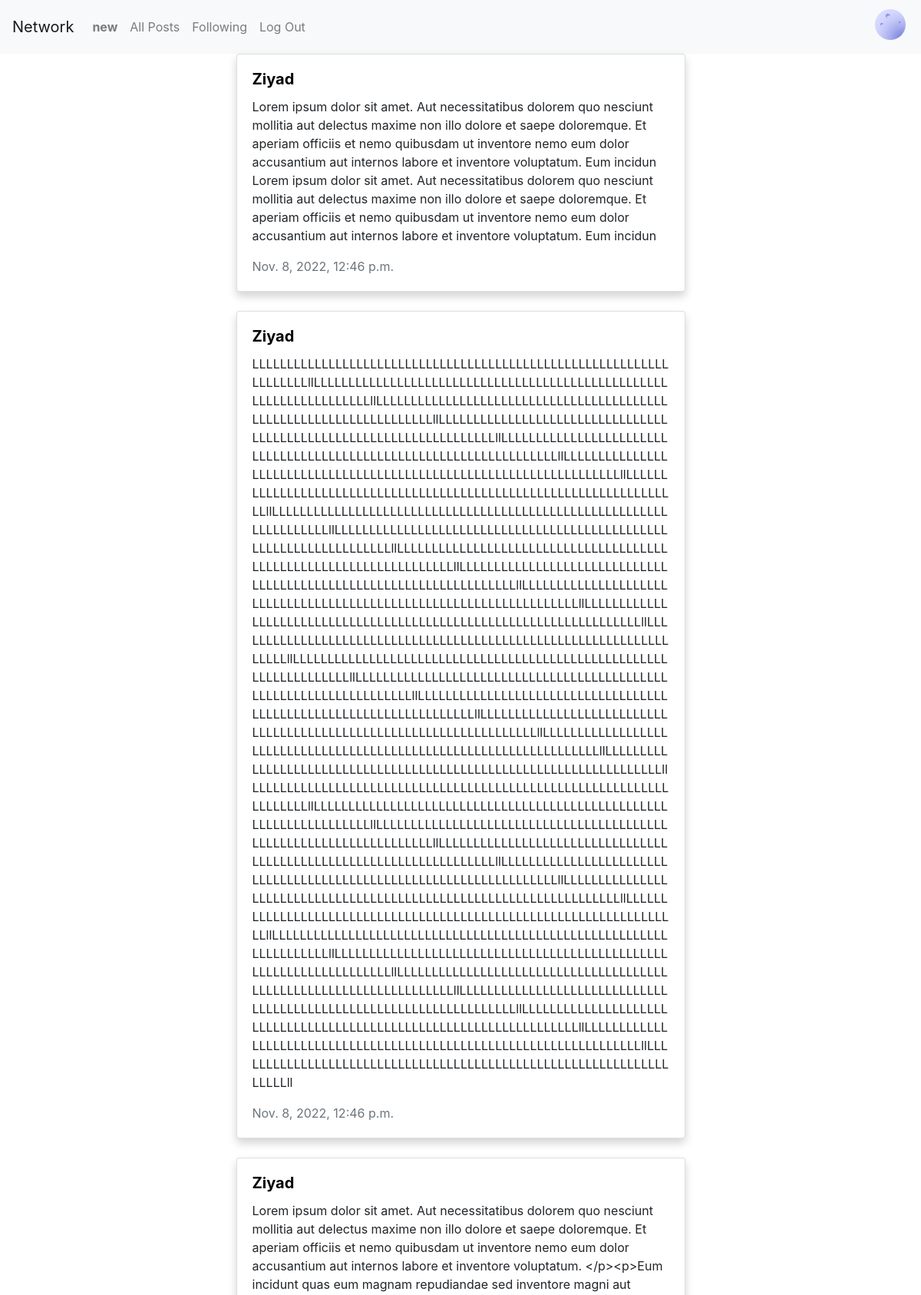
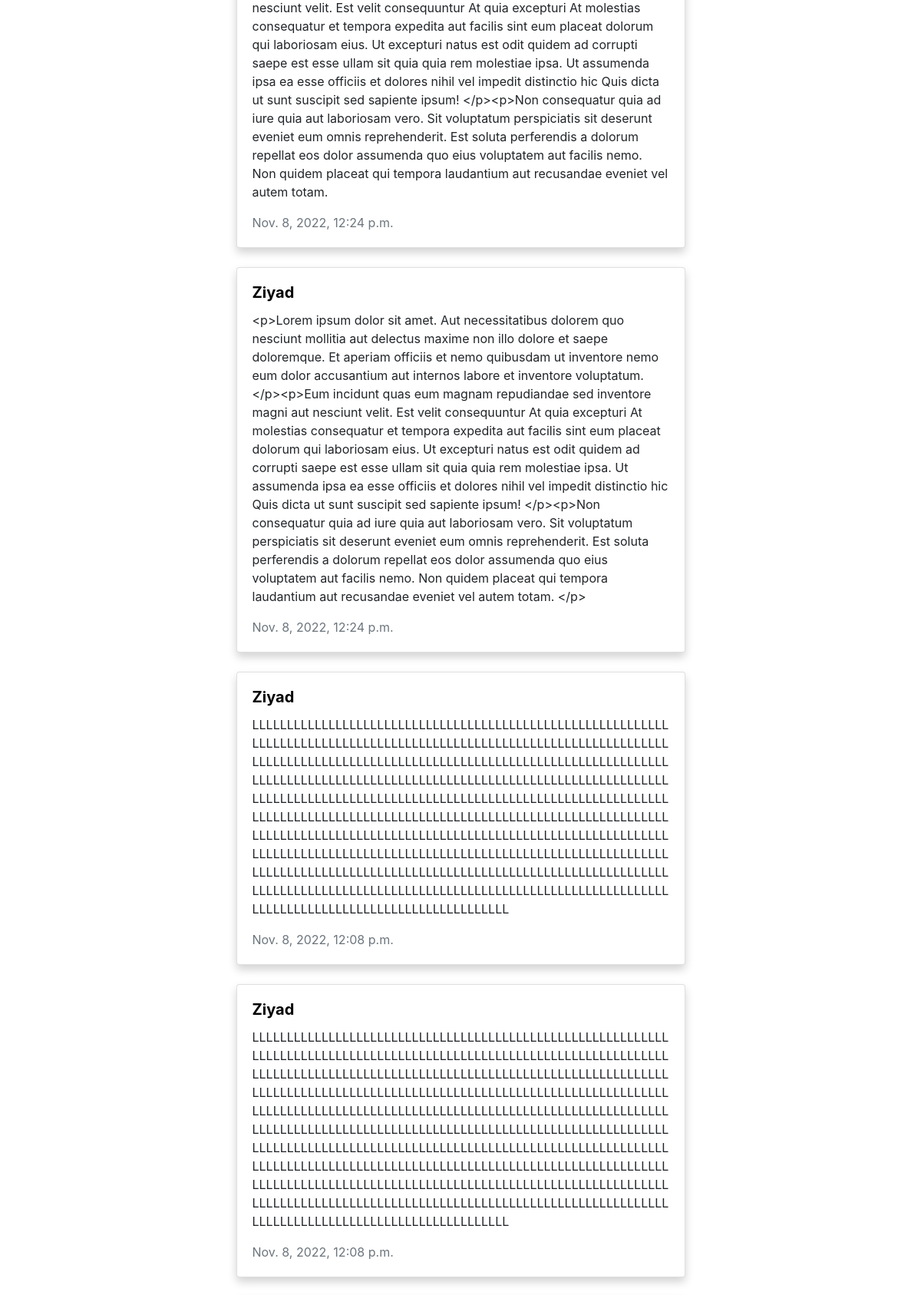
The page /following (signed in, upper part) on the database its author committed (2 pictures, top to bottom).
### network/models.py (models this page shows, shortened)
class User(AbstractUser):
    pass

class Post(models.Model):
    user = models.ForeignKey(User, on_delete=models.CASCADE, related_name="posts")
    content = models.CharField(max_length=120)
    timestamp = models.DateTimeField(auto_now_add=True)
    likes = models.ManyToManyField(User, blank=True, related_name="likes")

### network/views.py (the view)
# urls.py: path("following", views.following, name="following"),
@login_required(login_url='/login')
def following(request):
    user = request.user
    follow_obj = Follow.objects.filter(user=user)
    if follow_obj.exists():
        following = []
        for follow in follow_obj:
            following.append(follow.follower)
        posts = Post.objects.filter(user__in=following).order_by('-timestamp')
        paginator = Paginator(posts, 10)
        page_obj = paginator.get_page(1)
        return render(request, "network/following.html", {
            "page_obj": page_obj
        })
    return render(request, "network/following.html", {
        "page_obj": None
    })

### network/templates/network/following.html (shortened to what this page needs)
{% extends "network/layout.html" %}
{% load static %}
{% block body %}
{% if page_obj is None %}
<div class="card" id="no-follow">
    <h1>Nothing to see here!</h1>
    <p class="text-muted">Follow some users to see their posts here.</p>
</div>
{% else %}
<div id="feed">
    {% for post in page_obj %}
    <div class="col">
      <div class="card" id="card-posts">
        <div class="card-body">
        <h5 class="card-title">
            <a style="color: black;" href="{% url 'profile' post.user %}">
                <strong>{{ post.user }}</strong>
            </a>
            </h5>
          <p class="card-text" id="content{{ post.id }}">{{ post.content }}</p>
          <p class="card-text text-muted">{{ post.timestamp }}</p>
        </div>
      </div>
    </div>
    {% endfor %}
 </div>
 {% endif %}
{% endblock %}

### network/templates/network/layout.html (shortened to what this page needs)
{% load static %}
<!DOCTYPE html>
<html lang="en">
    <head>
        <link rel="stylesheet" href="https://stackpath.bootstrapcdn.com/bootstrap/4.4.1/css/bootstrap.min.css">
        <link href="{% static 'network/styles.css' %}" rel="stylesheet">
    </head>
    <body>
        <nav class="navbar navbar-expand-lg navbar-light bg-light">
            <a class="navbar-brand" href="#">Network</a>
            <div class="navbar-collapse collapse w-100 order-3 dual-collapse2">
              <ul class="navbar-nav mr-auto">
                {% if user.is_authenticated %}
                    <li class="nav-item">
                        <a class="nav-link" href="{% url 'profile' request.user %}"><strong>{{ user.username }}</strong></a>
                    </li>
                {% endif %}
                <li class="nav-item">
                  <a class="nav-link" href="{% url 'index' %}">All Posts</a>
                </li>
                {% if user.is_authenticated %}
                    <li class="nav-item">
                        <a class="nav-link" href="{% url 'following' %}">Following</a>
                    </li>
                    <li class="nav-item">
                        <a class="nav-link" href="{% url 'logout' %}">Log Out</a>
                    </li>
                {% endif %}
                </ul>
            </div>
            <div class="navbar-collapse collapse w-100 order-3 dual-collapse2">
                <ul class="navbar-nav ml-auto">
                    <li class="nav-item">
                        <input id="button-dark" type="image" src="{% static 'network/moon.png' %}" onclick="darkMode()" alt="...">
                    </li>
                </ul>
            </div>
          </nav>
        <div class="body">
            {% block body %}
            {% endblock %}
        </div>
    </body>
</html>

### network/static/network/styles.css (style rules this page uses)
.card { width: 50%; margin: 0 auto; float: none; margin-bottom: 25px; -webkit-box-shadow: 0 6px 12px rgba(0,0,0,.175); box-shadow: 0 6px 12px rgba(0,0,0,.175); -moz-tox-shadow: 0 6px 12px rgba(0,0,0,.175); }

### rows shown on the page
User: username "new"
Post: user "Ziyad", content "Lorem ipsum dolor sit amet. Aut necessitatibus dolorem quo nesciunt mollitia aut delectus maxime non illo dolore et saepe doloremque. Et aperiam officiis et nemo quibusdam ut inventore nemo eum dolor accusantium aut internos labore et inventore voluptatum. Eum incidun Lorem ipsum dolor sit amet. Aut necessitatibus dolorem quo nesciunt mollitia aut delectus maxime non illo dolore et saepe doloremque. Et aperiam officiis et nemo quibusdam ut inventore nemo eum dolor accusantium aut internos labore et inventore voluptatum. Eum incidun", timestamp "Nov. 8, 2022, 12:46 p.m."
Post: user "Ziyad", content "LLLLLLLLLLLLLLLLLLLLLLLLLLLLLLLLLLLLLLLLLLLLLLLLLLLLLLLLLLLLLLLLLLLLllLLLLLLLLLLLLLLLLLLLLLLLLLLLLLLLLLLLLLLLLLLLLLLLLLLLLLLLLLLLLLLLLLLLLllLLLLLLLLLLLLLLLLLLLLLLLLLLLLLLLLLLLLLLLLLLLLLLLLLLLLLLLLLLLLLLLLLLLLllLLLLLLLLLLLLLLLLLLLLLLLLLLLLLLLLLLLLLLLLLLLLLLLLLLLLLLLLLLLLLLLLLLLLllLLLLLLLLLLLLLLLLLLLLLLLLLLLLLLLLLLLLLLLLLLLLLLLLLLLLLLLLLLLLLLLLLLLLllLLLLLLLLLLLLLLLLLLLLLLLLLLLLLLLLLLLLLLLLLLLLLLLLLLLLLLLLLLLLLLLLLLLLllLLLLLLLLLLLLLLLLLLLLLLLLLLLLLLLLLLLLLLLLLLLLLLLLLLLLLLLLLLLLLLLLLLLLllLLLLLLLLLLLLLLLLLLLLLLLLLLLLLLLLLLLLLLLLLLLLLLLLLLLLLLLLLLLLLLLLLLLLllLLLLLLLLLLLLLLLLLLLLLLLLLLLLLLLLLLLLLLLLLLLLLLLLLLLLLLLLLLLLLLLLLLLLllLLLLLLLLLLLLLLLLLLLLLLLLLLLLLLLLLLLLLLLLLLLLLLLLLLLLLLLLLLLLLLLLLLLLll…", timestamp "Nov. 8, 2022, 12:46 p.m."
Post: user "Ziyad", content "Lorem ipsum dolor sit amet. Aut necessitatibus dolorem quo nesciunt mollitia aut delectus maxime non illo dolore et saepe doloremque. Et aperiam officiis et nemo quibusdam ut inventore nemo eum dolor accusantium aut internos labore et inventore voluptatum. </p><p>Eum incidunt quas eum magnam repudiandae sed inventore magni aut nesciunt velit. Est velit consequuntur At quia excepturi At molestias consequatur et tempora expedita aut facilis sint eum placeat dolorum qui laboriosam eius. Ut excepturi natus est odit quidem ad corrupti saepe est esse ullam sit quia quia rem molestiae ipsa. Ut assumenda ipsa ea esse officiis et dolores nihil vel impedit distinctio hic Quis dicta ut sunt suscipit…", timestamp "Nov. 8, 2022, 12:24 p.m."
Post: user "Ziyad", content "<p>Lorem ipsum dolor sit amet. Aut necessitatibus dolorem quo nesciunt mollitia aut delectus maxime non illo dolore et saepe doloremque. Et aperiam officiis et nemo quibusdam ut inventore nemo eum dolor accusantium aut internos labore et inventore voluptatum. </p><p>Eum incidunt quas eum magnam repudiandae sed inventore magni aut nesciunt velit. Est velit consequuntur At quia excepturi At molestias consequatur et tempora expedita aut facilis sint eum placeat dolorum qui laboriosam eius. Ut excepturi natus est odit quidem ad corrupti saepe est esse ullam sit quia quia rem molestiae ipsa. Ut assumenda ipsa ea esse officiis et dolores nihil vel impedit distinctio hic Quis dicta ut sunt…", timestamp "Nov. 8, 2022, 12:24 p.m."
Post: user "Ziyad", content "LLLLLLLLLLLLLLLLLLLLLLLLLLLLLLLLLLLLLLLLLLLLLLLLLLLLLLLLLLLLLLLLLLLLLLLLLLLLLLLLLLLLLLLLLLLLLLLLLLLLLLLLLLLLLLLLLLLLLLLLLLLLLLLLLLLLLLLLLLLLLLLLLLLLLLLLLLLLLLLLLLLLLLLLLLLLLLLLLLLLLLLLLLLLLLLLLLLLLLLLLLLLLLLLLLLLLLLLLLLLLLLLLLLLLLLLLLLLLLLLLLLLLLLLLLLLLLLLLLLLLLLLLLLLLLLLLLLLLLLLLLLLLLLLLLLLLLLLLLLLLLLLLLLLLLLLLLLLLLLLLLLLLLLLLLLLLLLLLLLLLLLLLLLLLLLLLLLLLLLLLLLLLLLLLLLLLLLLLLLLLLLLLLLLLLLLLLLLLLLLLLLLLLLLLLLLLLLLLLLLLLLLLLLLLLLLLLLLLLLLLLLLLLLLLLLLLLLLLLLLLLLLLLLLLLLLLLLLLLLLLLLLLLLLLLLLLLLLLLLLLLLLLLLLLLLLLLLLLLLLLLLLLLLLLLLLLLLLLLLLLLLLLLLLLLLLLLLLLLLLLLLLLLLLLLLLLLLLLLLLLLLLLLLLLLLLLLLLLLLLLLLLLLLLLLLLLLLLLLLLLLLLLLLLLLLLLLLLL", timestamp "Nov. 8, 2022, 12:08 p.m."
Post: user "Ziyad", content "LLLLLLLLLLLLLLLLLLLLLLLLLLLLLLLLLLLLLLLLLLLLLLLLLLLLLLLLLLLLLLLLLLLLLLLLLLLLLLLLLLLLLLLLLLLLLLLLLLLLLLLLLLLLLLLLLLLLLLLLLLLLLLLLLLLLLLLLLLLLLLLLLLLLLLLLLLLLLLLLLLLLLLLLLLLLLLLLLLLLLLLLLLLLLLLLLLLLLLLLLLLLLLLLLLLLLLLLLLLLLLLLLLLLLLLLLLLLLLLLLLLLLLLLLLLLLLLLLLLLLLLLLLLLLLLLLLLLLLLLLLLLLLLLLLLLLLLLLLLLLLLLLLLLLLLLLLLLLLLLLLLLLLLLLLLLLLLLLLLLLLLLLLLLLLLLLLLLLLLLLLLLLLLLLLLLLLLLLLLLLLLLLLLLLLLLLLLLLLLLLLLLLLLLLLLLLLLLLLLLLLLLLLLLLLLLLLLLLLLLLLLLLLLLLLLLLLLLLLLLLLLLLLLLLLLLLLLLLLLLLLLLLLLLLLLLLLLLLLLLLLLLLLLLLLLLLLLLLLLLLLLLLLLLLLLLLLLLLLLLLLLLLLLLLLLLLLLLLLLLLLLLLLLLLLLLLLLLLLLLLLLLLLLLLLLLLLLLLLLLLLLLLLLLLLLLLLLLLLLLLLLLLLLLLLLLLLLLL", timestamp "Nov. 8, 2022, 12:08 p.m."
